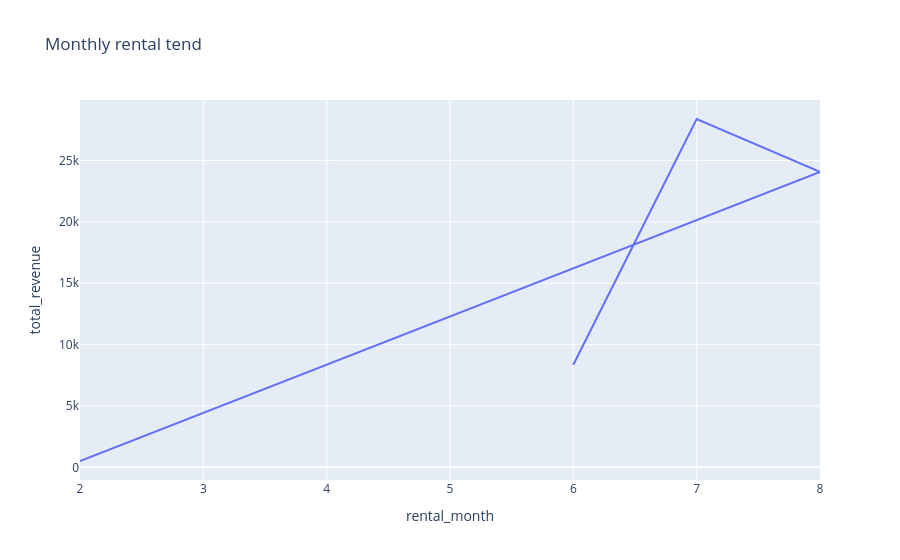

The notebook cell saved with this chart:
### Code cell
# How do revenue change over time
px.line(
    df6,
    x='rental_month',
    y='total_revenue',
    title='Monthly rental tend'
).show()

### Figure 1 — Plotly figure (JSON) as saved in the notebook; plotly's stock layout.template omitted (floating-point values rounded to 4 significant figures)
{"data": [{"hovertemplate": "rental_month=%{x}<br>total_revenue=%{y}<extra></extra>", "legendgroup": "", "line": {"color": "#636efa", "dash": "solid"}, "marker": {"symbol": "circle"}, "mode": "lines", "name": "", "orientation": "v", "showlegend": false, "type": "scatter", "x": [6, 7, 8, 2], "xaxis": "x", "y": [8350.0, 28380.0, 24070.0, 514.2], "yaxis": "y"}], "layout": {"legend": {"tracegroupgap": 0}, "title": {"text": "Monthly rental tend"}, "xaxis": {"anchor": "y", "domain": [0, 1], "title": {"text": "rental_month"}}, "yaxis": {"anchor": "x", "domain": [0, 1], "title": {"text": "total_revenue"}}}}
